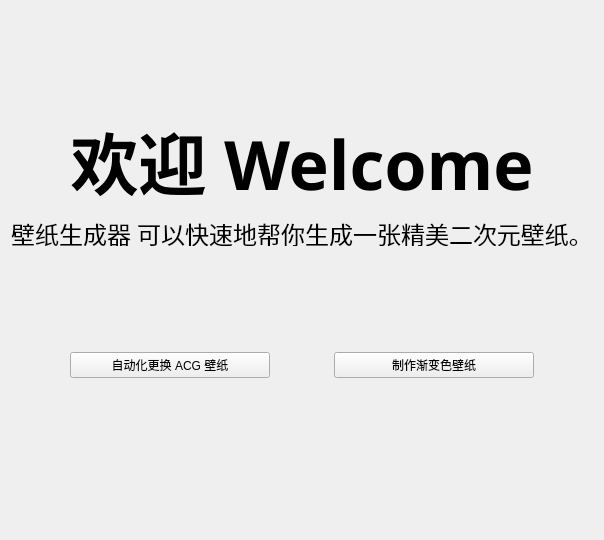
     <widget class="QWidget" name="page">
      <layout class="QVBoxLayout" name="verticalLayout_2">
       <item>
        <layout class="QGridLayout" name="gridLayout">
         <item row="1" column="0">
          <widget class="TitleLabel" name="TitleLabel">
           <property name="font">
            <font>
             <family>HarmonyOS Sans SC</family>
             <pointsize>18</pointsize>
             <bold>true</bold>
            </font>
           </property>
           <property name="text">
            <string>&lt;html&gt;&lt;head/&gt;&lt;body&gt;&lt;p&gt;&lt;span style=&quot; font-size:51pt;&quot;&gt;欢迎 Welcome&lt;/span&gt;&lt;/p&gt;&lt;/body&gt;&lt;/html&gt;</string>
           </property>
           <property name="alignment">
            <set>Qt::AlignBottom|Qt::AlignHCenter</set>
           </property>
           <property name="lightColor" stdset="0">
            <color>
             <red>245</red>
             <green>245</green>
             <blue>245</blue>
            </color>
           </property>
           <property name="darkColor" stdset="0">
            <color>
             <red>0</red>
             <green>0</green>
             <blue>0</blue>
            </color>
           </property>
          </widget>
         </item>
         <item row="0" column="0">
          <spacer name="verticalSpacer_3">
           <property name="orientation">
            <enum>Qt::Vertical</enum>
           </property>
           <property name="sizeHint" stdset="0">
            <size>
             <width>20</width>
             <height>100</height>
            </size>
           </property>
          </spacer>
         </item>
         <item row="2" column="0">
          <widget class="DisplayLabel" name="DisplayLabel">
           <property name="maximumSize">
            <size>
             <width>16777215</width>
             <height>30</height>
            </size>
           </property>
           <property name="font">
            <font>
             <family>HarmonyOS Sans SC</family>
             <pointsize>51</pointsize>
             <bold>false</bold>
            </font>
           </property>
           <property name="text">
            <string>&lt;html&gt;&lt;head/&gt;&lt;body&gt;&lt;p&gt;&lt;span style=&quot; font-size:18pt;&quot;&gt;壁纸生成器 可以快速地帮你生成一张精美二次元壁纸。&lt;/span&gt;&lt;/p&gt;&lt;/body&gt;&lt;/html&gt;</string>
           </property>
           <property name="alignment">
            <set>Qt::AlignBottom|Qt::AlignHCenter</set>
           </property>
           <property name="lightColor" stdset="0">
            <color>
             <red>245</red>
             <green>245</green>
             <blue>245</blue>
            </color>
           </property>
           <property name="darkColor" stdset="0">
            <color>
             <red>0</red>
             <green>0</green>
             <blue>0</blue>
            </color>
           </property>
          </widget>
         </item>
        </layout>
       </item>
       <item>
        <spacer name="verticalSpacer_10">
         <property name="orientation">
          <enum>Qt::Vertical</enum>
         </property>
         <property name="sizeHint" stdset="0">
          <size>
           <width>20</width>
           <height>100</height>
          </size>
         </property>
        </spacer>
       </item>
       <item>
        <layout class="QHBoxLayout" name="horizontalLayout_3">
         <item>
          <spacer name="horizontalSpacer_2">
           <property name="orientation">
            <enum>Qt::Horizontal</enum>
           </property>
           <property name="sizeType">
            <enum>QSizePolicy::Expanding</enum>
           </property>
           <property name="sizeHint" stdset="0">
            <size>
             <width>40</width>
             <height>20</height>
            </size>
           </property>
          </spacer>
         </item>
         <item>
          <widget class="PushButton" name="ToACG">
           <property name="minimumSize">
            <size>
             <width>200</width>
             <height>0</height>
            </size>
           </property>
           <property name="maximumSize">
            <size>
             <width>200</width>
             <height>16777215</height>
            </size>
           </property>
           <property name="text">
            <string>自动化更换 ACG 壁纸</string>
           </property>
          </widget>
         </item>
         <item>
          <spacer name="horizontalSpacer_3">
           <property name="orientation">
            <enum>Qt::Horizontal</enum>
           </property>
           <property name="sizeHint" stdset="0">
            <size>
             <width>40</width>
             <height>20</height>
            </size>
           </property>
          </spacer>
         </item>
         <item>
          <widget class="PushButton" name="ToAI">
           <property name="minimumSize">
            <size>
             <width>200</width>
             <height>0</height>
            </size>
           </property>
           <property name="maximumSize">
            <size>
             <width>200</width>
             <height>16777215</height>
            </size>
           </property>
           <property name="text">
            <string>制作渐变色壁纸</string>
           </property>
           <property name="hasIcon" stdset="0">
            <bool>false</bool>
           </property>
          </widget>
         </item>
         <item>
          <spacer name="horizontalSpacer_4">
           <property name="orientation">
            <enum>Qt::Horizontal</enum>
           </property>
           <property name="sizeHint" stdset="0">
            <size>
             <width>40</width>
             <height>20</height>
            </size>
           </property>
          </spacer>
         </item>
        </layout>
       </item>
       <item>
        <spacer name="verticalSpacer_2">
         <property name="orientation">
          <enum>Qt::Vertical</enum>
         </property>
         <property name="sizeHint" stdset="0">
          <size>
           <width>20</width>
           <height>151</height>
          </size>
         </property>
        </spacer>
       </item>
      </layout>
     </widget>
